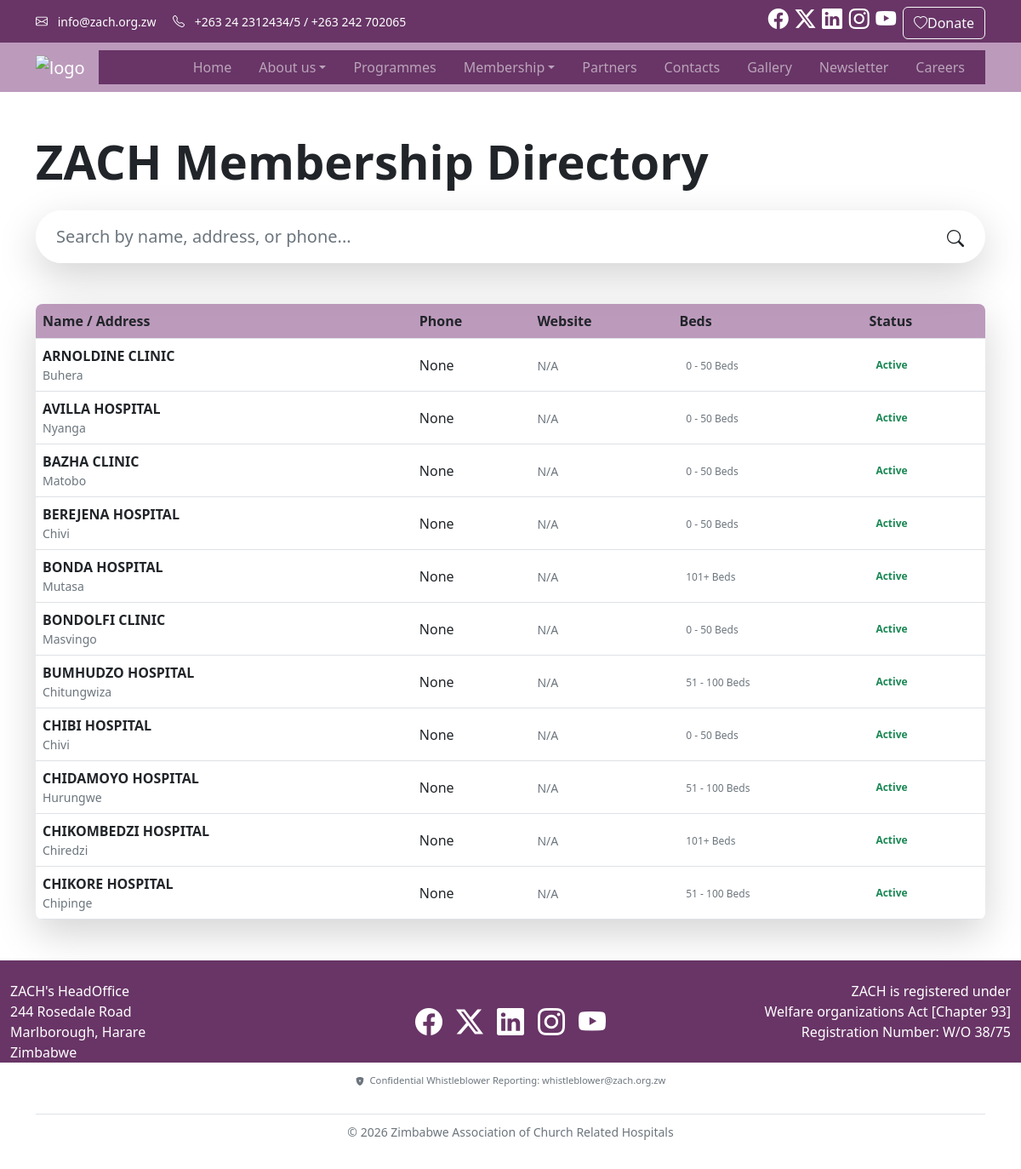
Page /membership/ on the committed database.
### zachmain/membership/models.py (models this page shows, shortened)
class Member(models.Model):
    BED_BAND_CHOICES = (
        ('0-50', _('0 - 50 Beds')),
        ('51-100', _('51 - 100 Beds')),
        ('101+', _('101+ Beds')),
    )
    name = models.CharField(
        _("Member Name (Organization/Hospital)"),
        max_length=255
    )
    website = models.URLField(
        _("Website Address"),
        max_length=200,
        blank=True,
        null=True,
        help_text=_("The official website URL (e.g., https://www.hospital.com)"),
    )
    address = models.TextField(
        _("Physical Address"),
        help_text=_("The official physical address of the member.")
    )
    phone = models.CharField(
        _("Contact Phone Number"),
        max_length=50,
        blank=True,
        null=True
    )
    bed_band = models.CharField(
        _("Number of Beds Band"),
        max_length=10,
        choices=BED_BAND_CHOICES,
        default='0-50'
    )
    is_active = models.BooleanField(
        _("Is Active (Subscription Paid)"),
        default=True,
        help_text=_("Designates whether this member is currently active (subscriptions paid).")
    )
    created_at = models.DateTimeField(
        auto_now_add=True
    )
    class Meta:
        verbose_name = _("Member")
        verbose_name_plural = _("Members")
        ordering = ["-is_active", "name"]

### zachmain/membership/views.py (the view)
# urls.py: path("", member_list_and_search, name="list"),
def member_list_and_search(request):
    query = request.GET.get('q')
    members = Member.objects.all().order_by("-is_active", "name")
    if query:
        members = members.filter(
            Q(name__icontains=query) |
            Q(address__icontains=query) |
            Q(phone__icontains=query)
        ).distinct()
    context = {
        'members': members,
        'query': query,
    }
    return render(request, 'membership/member_list.html', context)

### zachmain/news/context_processors.py (called while the page is built)
def latest_articles(request):
    return {
        "latest_articles": Article.objects.order_by("-created_at")[:5],
    }

### zachmain/users/context_processors.py (called while the page is built)
def allauth_settings(request):
    return {
        "ACCOUNT_ALLOW_REGISTRATION": settings.ACCOUNT_ALLOW_REGISTRATION,
    }

### zachmain/templates/membership/member_list.html (shortened to what this page needs)
{% extends "base.html" %}
{% load static %}
{% block content %}
  <div class="container my-5">
    <h1 class="mb-4 display-4 fw-bold">ZACH Membership Directory</h1>
    <form method="GET" action="{% url 'membership:list' %}" class="mb-5">
      <div class="input-group input-group-lg shadow-lg rounded-pill overflow-hidden">
        <input type="text"
               name="q"
               class="form-control border-0 py-3 ps-4"
               placeholder="Search by name, address, or phone..."
               aria-label="Search members"
               value="{{ query|default_if_none:'' }}" />
        <button class="btn btn px-4" type="submit">
        </button>
      </div>
    </form>
    {% if members %}
      <div class="table-responsive shadow-lg rounded-3 overflow-hidden">
        <table class="table table-hover mb-0">
          <thead class="bg-light">
            <tr>
              <th scope="col">Name / Address</th>
              <th scope="col" class="d-none d-md-table-cell">Phone</th>
              <th scope="col" class="d-none d-xl-table-cell">Website</th>
              <th scope="col" class="d-none d-lg-table-cell">Beds</th>
              <th scope="col">Status</th>
            </tr>
          </thead>
          <tbody>
            {% for member in members %}
              <tr class="align-middle">
                <td>
                  <strong class="text-dark">{{ member.name }}</strong>
                  <br />
                  <small class="text-muted d-block">{{ member.address|truncatechars:40 }}</small>
                </td>
                <td class="d-none d-md-table-cell">{{ member.phone }}</td>
                <td class="d-none d-xl-table-cell">
                  {% if member.website %}
                    <a href="{{ member.website }}" target="_blank" rel="noopener noreferrer" class="text-decoration-none d-flex align-items-center text-primary">
                      <svg xmlns="http://www.w3.org/2000/svg" width="16" height="16" fill="currentColor" class="bi bi-globe2 me-2" viewBox="0 0 16 16">
                        <path d="M0 8a8 8 0 1 1 16 0A8 8 0 0 1 0 8m7.5-6.923c-.67.204-1.335.82-1.887 1.855q-.215.403-.395.872c.783.093 1.61.15 2.282.15zM4.29 3.244q.21-.462.45-.884a7 7 0 0 0-1.556 1.157c.338.41.688.89 1.106 1.405l.001-.001c.243-.284.477-.522.684-.71l.001-.001c.142-.13.26-.231.353-.31l.001-.001a1.5 1.5 0 0 0-.04-.656M2.384 5.11a7 7 0 0 0-.528 3.89c.417-.113.916-.232 1.487-.34a12 12 0 0 1 .369-2.008c-.463-.64-.89-1.185-1.328-1.542M3.82 9.271c-.84.14-1.532.226-2.062.269a7 7 0 0 0 1.253 2.903c.517-.517 1.139-1.312 1.638-2.316l-.829-.856zm3.125 2.324a10 10 0 0 1-1.332-1.74l-.018-.039q-.147-.317-.282-.633c-1.63.194-3.053.903-4.01 1.765a7 7 0 0 0 2.222 1.838c.633-.146 1.343-.376 2.066-.665l-.014-.04c.038-.076.088-.16.14-.24q.108-.168.228-.25zm1.554 1.482c.15-.365.293-.761.417-1.173a14 14 0 0 1-2.282.15c.123.412.266.808.417 1.173q.34.823.724 1.055a1.5 1.5 0 0 0 .724-1.055"/>
                      </svg>
                      Visit site
                    </a>
                  {% else %}
                    <span class="text-muted small">N/A</span>
                  {% endif %}
                </td>
                <td class="d-none d-lg-table-cell">
                  <span class="badge bg-secondary-subtle text-secondary fw-normal">{{ member.get_bed_band_display }}</span>
                </td>
                <td>
                  {% if member.is_active %}
                    <span class="badge bg-success-subtle text-success p-2">Active</span>
                  {% else %}
                    <span class="badge bg-danger-subtle text-danger p-2">Inactive</span>
                  {% endif %}
                </td>
              </tr>
            {% endfor %}
          </tbody>
        </table>
      </div>
    {% endif %}
  </div>
{% endblock content %}

### zachmain/static/css/custom.css (style rules this page uses)
body { overflow-x: hidden; }
.bg-light { background-color: #bc9abc !important; }

### rows in the picture
Member: name "ARNOLDINE CLINIC", address "Buhera", phone "None", shows "N/A", bed_band "0 - 50 Beds", is_active "Active"
Member: name "AVILLA HOSPITAL", address "Nyanga", phone "None", shows "N/A", bed_band "0 - 50 Beds", is_active "Active"
Member: name "BAZHA CLINIC", address "Matobo", phone "None", shows "N/A", bed_band "0 - 50 Beds", is_active "Active"
Member: name "BEREJENA HOSPITAL", address "Chivi", phone "None", shows "N/A", bed_band "0 - 50 Beds", is_active "Active"
Member: name "BONDA HOSPITAL", address "Mutasa", phone "None", shows "N/A", bed_band "101+ Beds", is_active "Active"
Member: name "BONDOLFI CLINIC", address "Masvingo", phone "None", shows "N/A", bed_band "0 - 50 Beds", is_active "Active"
Member: name "BUMHUDZO HOSPITAL", address "Chitungwiza", phone "None", shows "N/A", bed_band "51 - 100 Beds", is_active "Active"
Member: name "CHIBI HOSPITAL", address "Chivi", phone "None", shows "N/A", bed_band "0 - 50 Beds", is_active "Active"
Member: name "CHIDAMOYO HOSPITAL", address "Hurungwe", phone "None", shows "N/A", bed_band "51 - 100 Beds", is_active "Active"
Member: name "CHIKOMBEDZI HOSPITAL", address "Chiredzi", phone "None", shows "N/A", bed_band "101+ Beds", is_active "Active"
Member: name "CHIKORE HOSPITAL", address "Chipinge", phone "None", shows "N/A", bed_band "51 - 100 Beds", is_active "Active"
